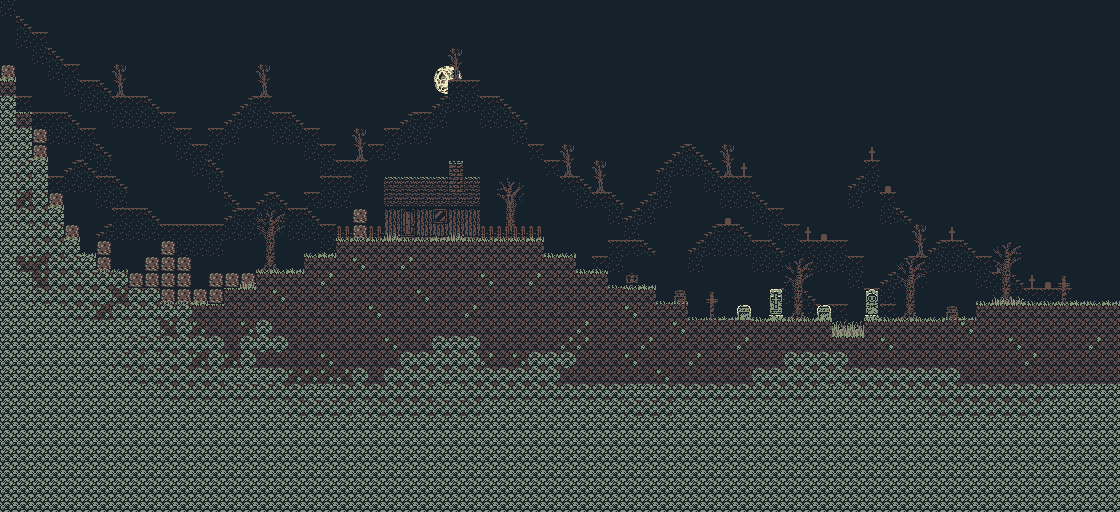

This game map was drawn from its Tiled (.tmx) file and the tilesets committed beside it. A one-line description and the trimmed map source follow:
An orthogonal 70x32 tile map with 16x16 px tiles, 5 tile layers (BACK, HILL, MID, GROUND, ...) and 31 objects.

<map version="1.0" orientation="orthogonal" renderorder="right-down" width="70" height="32" tilewidth="16" tileheight="16" nextobjectid="69">
 <tileset firstgid="1" name="night tiles" tilewidth="16" tileheight="16" spacing="1" tilecount="128" columns="16">
  <image source="../sprites/night_tiles.PNG" trans="ffffff" width="272" height="135" />
 </tileset>
 <layer name="BACK" width="70" height="32">
  <data>[2240 cells, 2240 non-empty, 6 distinct tile ids]</data>
 </layer>
 <layer name="HILL" width="70" height="32">
  <data>[2240 cells, 1429 non-empty, 2 distinct tile ids]</data>
 </layer>
 <layer name="MID" width="70" height="32">
  <data>[2240 cells, 276 non-empty, 16 distinct tile ids]</data>
 </layer>
 <layer name="GROUND" width="70" height="32">
  <data>[2240 cells, 1142 non-empty, 35 distinct tile ids]</data>
 </layer>
 <layer name="FRONT" width="70" height="32">
  <data>[2240 cells, 66 non-empty, 6 distinct tile ids]</data>
 </layer>
 <objectgroup name="COLLISION">
  <object id="9" x="0" y="0" height="512" />
  <object id="31" x="-16" y="336" width="1136" height="176" />
  <object id="32" x="1120" y="0" height="512" />
  <object id="35" x="0" y="288" width="656" height="32" />
  <object id="36" x="656" y="304" width="32" height="16" />
  <object id="38" x="816" y="304" width="16" height="16" />
  <object id="41" x="976" y="304" width="144" height="32" />
  <object id="42" x="0" y="64" width="16" height="224" />
  <object id="43" x="16" y="112" width="16" height="176" />
  <object id="44" x="32" y="128" width="16" height="160" />
  <object id="45" x="48" y="192" width="16" height="96" />
  <object id="46" x="64" y="224" width="16" height="64" />
  <object id="47" x="80" y="256" width="32" height="32" />
  <object id="48" x="96" y="240" width="16" height="16" />
  <object id="49" x="112" y="272" width="80" height="16" />
  <object id="50" x="144" y="256" width="16" height="16" />
  <object id="51" x="224" y="272" width="32" height="16" />
  <object id="52" x="256" y="272" width="352" height="16" />
  <object id="53" x="304" y="256" width="272" height="16" />
  <object id="54" x="336" y="240" width="208" height="16" />
  <object id="55" x="384" y="176" width="96" />
  <object id="57" x="864" y="288" width="16" height="48" />
  <object id="58" x="880" y="320" width="96" height="16" />
  <object id="59" x="0" y="320" width="832" height="16" />
  <object id="60" x="160" y="240" width="16" height="32" />
  <object id="61" x="176" y="256" width="16" height="16" />
  <object id="62" x="208" y="272" width="16" height="16" />
  <object id="64" x="448" y="160" width="16" />
  <object id="66" x="352" y="208" width="16" height="32" />
  <object id="67" x="736" y="304" width="16" height="16" />
  <object id="68" x="768" y="288" width="16" height="32" />
 </objectgroup>
</map>
